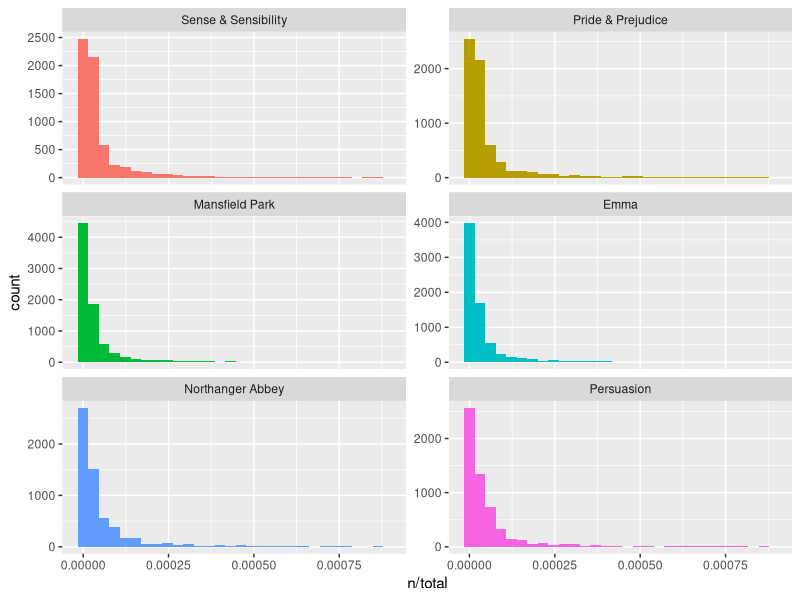
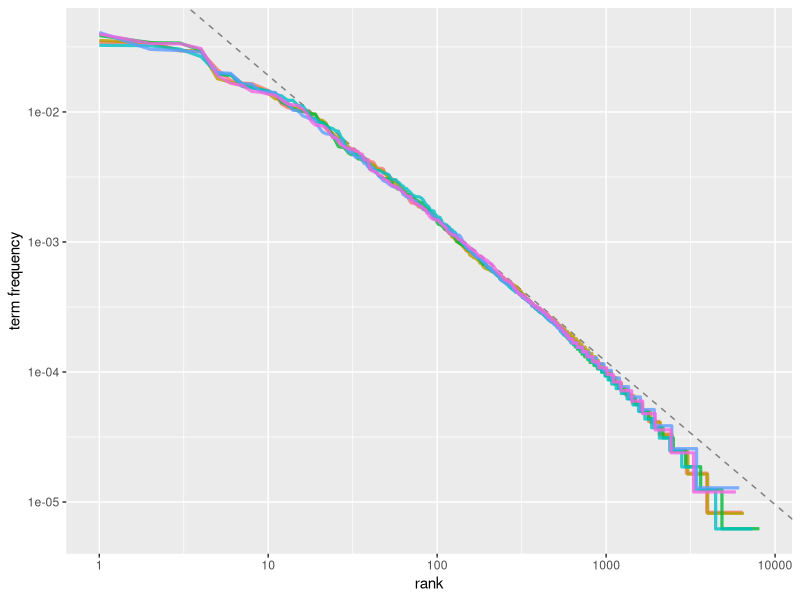
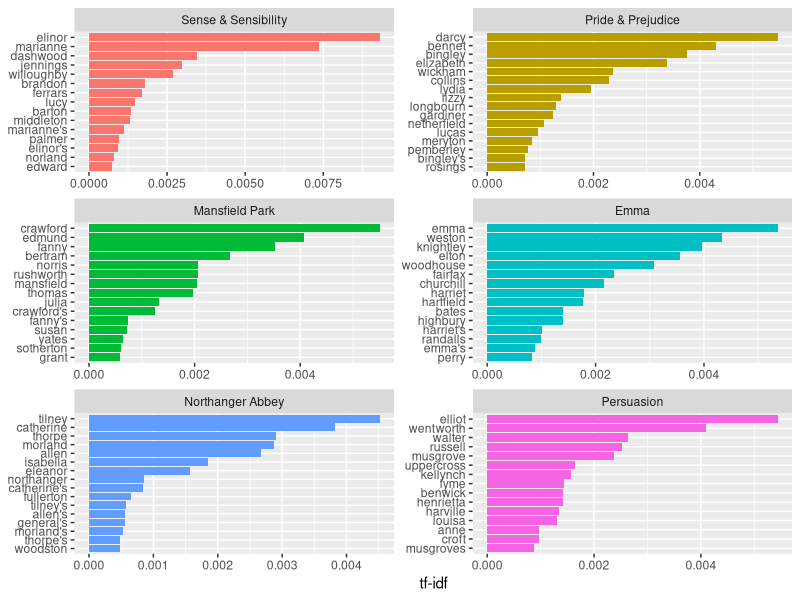

Recreate these plots in R, in order.
## ---- chunk 1
library(dplyr)
library(janeaustenr)
library(tidytext)

book_words <- austen_books() %>%          # most commonly used words in Jane Austen’s novels
  unnest_tokens(word, text) %>%
  count(book, word, sort = TRUE) %>%
  ungroup()                               # cols : book, word, n

total_words <- book_words %>%             # total words in each novel, for later use
  group_by(book) %>% 
  summarize(total = sum(n))

book_words <- left_join(book_words, total_words)          # cols : book, word, n, total
## ---- chunk 2
library(ggplot2)

ggplot(book_words, aes(n/total, fill = book)) +
  geom_histogram(show.legend = FALSE) +
  xlim(NA, 0.0009) +
  facet_wrap(~book, ncol = 2, scales = "free_y")
## ---- chunk 3
freq_by_rank <- book_words %>% 
  group_by(book) %>% 
  mutate(rank = row_number(), `term frequency` = n/total)
## ---- chunk 4
freq_by_rank %>% 
  ggplot(aes(rank, `term frequency`, color = book)) + 
  geom_abline(intercept = -0.62, slope = -1.1, color = "gray50", linetype = 2) +    # by lin/regression
  geom_line(size = 1.1, alpha = 0.8, show.legend = FALSE) + 
  scale_x_log10() +
  scale_y_log10()
## ---- chunk 5
book_words <- book_words %>%
  bind_tf_idf(word, book, n)      # tidy text dataset as input with one row per token, per document.
## ---- chunk 6
book_words %>%
  select(-total) %>%
  arrange(desc(tf_idf))
## ---- chunk 7
book_words %>%
  arrange(desc(tf_idf)) %>%
  mutate(word = factor(word, levels = rev(unique(word)))) %>% 
  group_by(book) %>% 
  top_n(15) %>% 
  ungroup %>%
  ggplot(aes(word, tf_idf, fill = book)) +
  geom_col(show.legend = FALSE) +
  labs(x = NULL, y = "tf-idf") +
  facet_wrap(~book, ncol = 2, scales = "free") +
  coord_flip()
